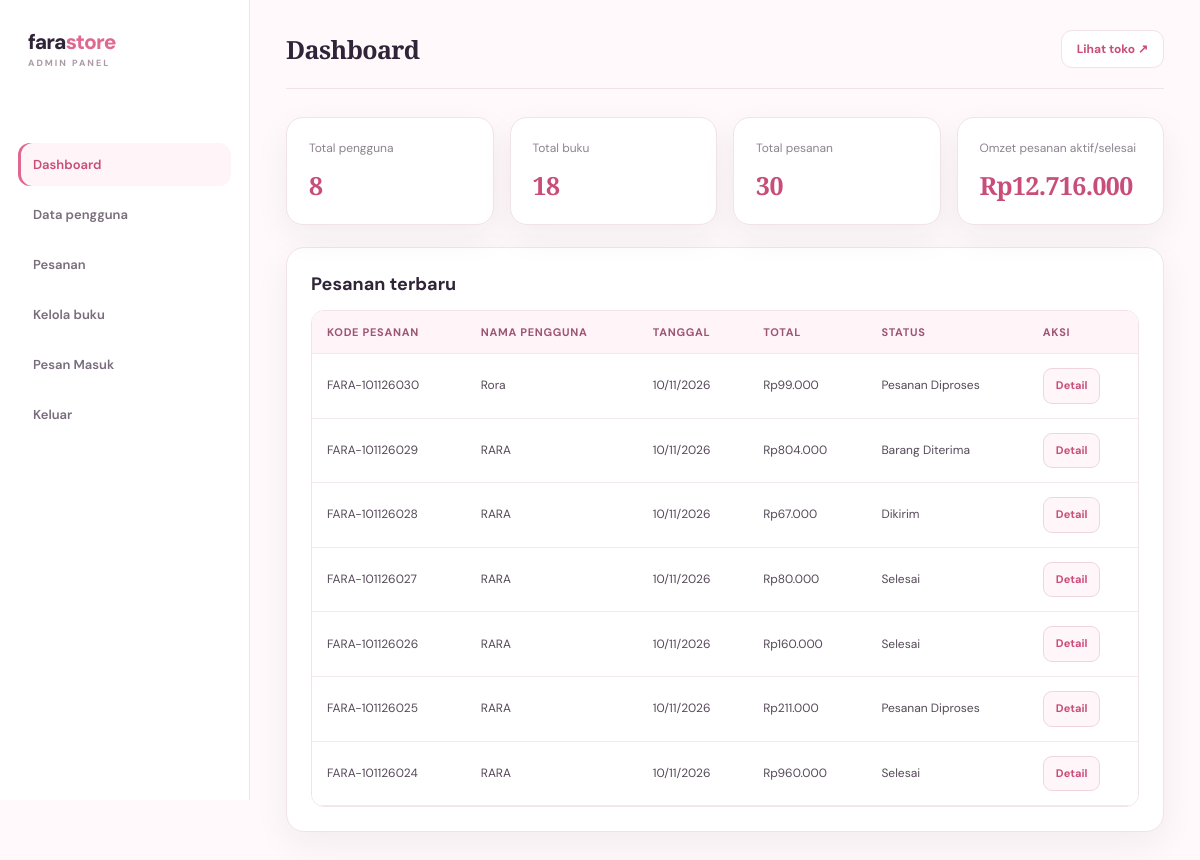
The page /admin/index.php (signed in) on the database its author committed.
### tables this page shows
CREATE TABLE `orders` (
  `id` int(11) NOT NULL,
  `order_code` varchar(40) NOT NULL,
  `user_id` int(11) NOT NULL,
  `customer_name` varchar(120) NOT NULL,
  `phone` varchar(30) NOT NULL,
  `address` text NOT NULL,
  `payment_method` varchar(30) NOT NULL,
  `bank_name` varchar(80) DEFAULT NULL,
  `total` decimal(12,2) NOT NULL,
  `payment_proof` varchar(255) DEFAULT NULL,
  `status` varchar(40) DEFAULT 'Menunggu Pembayaran',
  `created_at` timestamp NOT NULL DEFAULT current_timestamp()
);

CREATE TABLE `users` (
  `id` int(11) NOT NULL,
  `name` varchar(120) NOT NULL,
  `email` varchar(160) NOT NULL,
  `phone` varchar(30) NOT NULL,
  `address` text NOT NULL,
  `password` varchar(255) NOT NULL,
  `created_at` timestamp NOT NULL DEFAULT current_timestamp()
);

### config.php (called while the page is built, shortened)
<?php
function e($value) { return htmlspecialchars((string)$value, ENT_QUOTES, 'UTF-8'); }
function rupiah($n) { return 'Rp' . number_format((float)$n, 0, ',', '.'); }

### admin/index.php (the view, shortened to what this page needs)
<?php
require_once __DIR__ . '/_layout.php';
$totalUsers = (int) $pdo
    ->query('SELECT COUNT(*) FROM users')
    ->fetchColumn();
$totalBooks = (int) $pdo
    ->query('SELECT COUNT(*) FROM books')
    ->fetchColumn();
$totalOrders = (int) $pdo
    ->query('SELECT COUNT(*) FROM orders')
    ->fetchColumn();
$totalRevenue = (float) $pdo->query("
    SELECT COALESCE(SUM(total), 0)
    FROM orders
    WHERE status IN (
        'Pesanan Diproses',
        'Dikemas',
        'Dikirim',
        'Selesai'
    )
")->fetchColumn();
$recentOrders = $pdo->query("
    SELECT
        o.id,
        o.order_code,
        o.total,
        o.status,
        o.created_at,
        u.name AS customer_name
    FROM orders AS o
    INNER JOIN users AS u ON u.id = o.user_id
    ORDER BY o.created_at DESC
    LIMIT 7
")->fetchAll();
?>
<section class="stats">
    <article class="stat">
        <small>Total pengguna</small>
        <strong><?= number_format($totalUsers, 0, ',', '.') ?></strong>
    </article>
    <article class="stat">
        <small>Total buku</small>
        <strong><?= number_format($totalBooks, 0, ',', '.') ?></strong>
    </article>
    <article class="stat">
        <small>Total pesanan</small>
        <strong><?= number_format($totalOrders, 0, ',', '.') ?></strong>
    </article>
    <article class="stat">
        <small>Omzet pesanan aktif/selesai</small>
        <strong><?= rupiah($totalRevenue) ?></strong>
    </article>
</section>
<section class="panel">
    <h2>Pesanan terbaru</h2>
    <div class="table-wrap">
        <table>
            <thead>
                <tr>
                    <th>Kode pesanan</th>
                    <th>Nama pengguna</th>
                    <th>Tanggal</th>
                    <th>Total</th>
                    <th>Status</th>
                    <th>Aksi</th>
                </tr>
            </thead>
            <tbody>
                <?php if (!$recentOrders): ?>
                    <tr>
                        <td colspan="6">Belum ada pesanan yang masuk.</td>
                    </tr>
                <?php else: ?>
                    <?php foreach ($recentOrders as $order): ?>
                        <tr>
                            <td><?= e($order['order_code']) ?></td>
                            <td><?= e($order['customer_name']) ?></td>
                            <td><?= date('d/m/Y', strtotime($order['created_at'])) ?></td>
                            <td><?= rupiah($order['total']) ?></td>
                            <td><?= e($order['status']) ?></td>
                            <td>
                                <a
                                    class="admin-link"
                                    href="order_detail.php?id=<?= (int) $order['id'] ?>"
                                >
                                    Detail
                                </a>
                            </td>
                        </tr>
                    <?php endforeach; ?>
                <?php endif; ?>
            </tbody>
        </table>
    </div>
</section>

### assets/style.css (style rules this page uses)
:root { --pink:#e88eae;--pink2:#d96f98;--pale:#fff2f6;--cream:#fffaf8;--ink:#342a30;--muted:#897b82;--line:#f1dfe6;--green:#7e9c8b;--shadow:0 18px 55px rgba(155,91,117,.10) }
* { box-sizing:border-box }
body { margin:0;background:var(--cream);color:var(--ink);font-family:'DM Sans',sans-serif;font-size:14px }
a { color:inherit;text-decoration:none }
.form-card,.panel { background:#fff;border:1px solid #f3e6eb;border-radius:20px;padding:28px;box-shadow:0 8px 30px #a65e780a }
.admin-body { background:#faf7f8 }
.stats { display:grid;grid-template-columns:repeat(3,1fr);gap:17px;margin-bottom:25px }
.stat { background:white;border:1px solid var(--line);padding:22px;border-radius:16px }
.stat small { color:var(--muted) }
.stat strong { display:block;font:600 27px 'Playfair Display';margin-top:10px }
.table-wrap { overflow:auto;background:#fff;border:1px solid var(--line);border-radius:15px }
table { width:100%;border-collapse:collapse;min-width:650px }
th,td { text-align:left;padding:14px 16px;border-bottom:1px solid #f4e9ed;font-size:12px }
th { color:#9b7d89;background:#fff8fa;font-size:10px;letter-spacing:.7px;text-transform:uppercase }
.admin-link { color:var(--pink2);font-weight:700 }

### admin/admin-modern.css (style rules this page uses)
:root { --adm-pink:#df6890;--adm-pink-dark:#c94d79;--adm-pale:#fff4f8; --adm-ink:#302438;--adm-muted:#8e8290;--adm-line:#f0e3e9; --adm-bg:#fff9fb;--adm-shadow:0 12px 35px rgba(72,39,57,.06); }
body.admin-body { margin:0;background:var(--adm-bg);color:var(--adm-ink);font-family:'DM Sans','Plus Jakarta Sans',Arial,sans-serif }
.panel,.detail-card,.book-form-panel,.book-list-panel { background:#fff;border:1px solid var(--adm-line);border-radius:18px;padding:24px;box-shadow:var(--adm-shadow);margin-bottom:22px }
.panel h2,.book-form-panel h2,.book-list-panel h2 { margin:0 0 14px;color:var(--adm-ink);font-size:18px }
.stats { display:grid;grid-template-columns:repeat(auto-fit,minmax(190px,1fr));gap:16px;margin-bottom:22px }
.stat { padding:22px;background:#fff;border:1px solid var(--adm-line);border-radius:17px;box-shadow:var(--adm-shadow) }
.stat small { display:block;color:var(--adm-muted);font-size:12px;margin-bottom:12px }
.stat strong { display:block;color:var(--adm-pink-dark);font-size:25px;letter-spacing:-.6px }
.table-wrap { width:100%;overflow-x:auto;border:1px solid var(--adm-line);border-radius:13px }
table { width:100%;border-collapse:collapse;background:#fff;min-width:650px }
th { padding:14px 15px;background:#fff5f8;color:#9d5574;text-align:left;font-size:11px;text-transform:uppercase;letter-spacing:.7px;white-space:nowrap }
td { padding:14px 15px;border-top:1px solid #f5edf1;color:#554958;font-size:12px;vertical-align:middle;line-height:1.6 }
button,.btn,.admin-link,.book-submit,.btn-print,.proof-open-button { transition:.2s }
.admin-link { display:inline-flex;align-items:center;justify-content:center;padding:8px 12px;border:1px solid #f0d5e0;border-radius:9px;background:#fff6f9;color:var(--adm-pink-dark);font-size:11px;font-weight:700;text-decoration:none;cursor:pointer }

### rows shown on the page
orders: order_code "FARA-101126030", user.name "Rora", created_at "10/11/2026", total "Rp99.000", status "Pesanan Diproses"
orders: order_code "FARA-101126029", user.name "RARA", created_at "10/11/2026", total "Rp804.000", status "Barang Diterima"
orders: order_code "FARA-101126028", user.name "RARA", created_at "10/11/2026", total "Rp67.000", status "Dikirim"
orders: order_code "FARA-101126027", user.name "RARA", created_at "10/11/2026", total "Rp80.000", status "Selesai"
orders: order_code "FARA-101126026", user.name "RARA", created_at "10/11/2026", total "Rp160.000", status "Selesai"
orders: order_code "FARA-101126025", user.name "RARA", created_at "10/11/2026", total "Rp211.000", status "Pesanan Diproses"
orders: order_code "FARA-101126024", user.name "RARA", created_at "10/11/2026", total "Rp960.000", status "Selesai"

### other values the page prints
$label "Dashboard"
$label "Data pengguna"
$label "Pesanan"
$label "Kelola buku"
$label "Pesan Masuk"
$title "Dashboard"
$totalUsers "8"
$totalBooks "18"
$totalOrders "30"
rupiah($totalRevenue) "Rp12.716.000"
